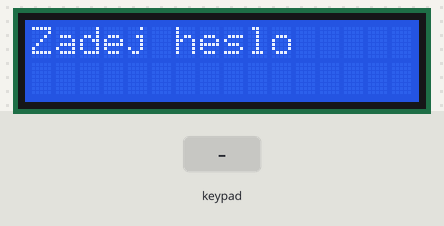
Simulated run of this sketch. Board: Arduino Uno, built with avr-gcc and run on an emulated ATmega328P. Parts: 16×2 character LCD. Inputs (shaded band) come from the test bench. What the sketch prints to the serial monitor is not drawn.

Above: at 1.2 s.
1.3 s: keypad keys 1 2 3 4 # pressed 0.4 s apart
At 3.8 s:
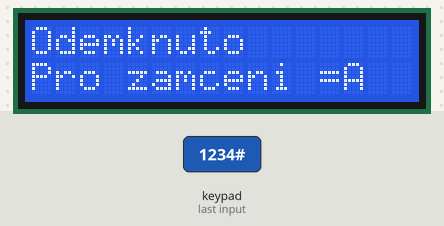
4.8 s: key 'A' pressed
At 5.7 s:
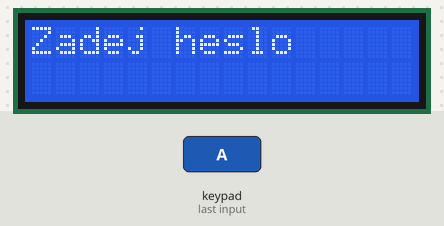
6.3 s: keypad keys 5 5 5 5 # pressed 0.4 s apart
At 8.4 s:
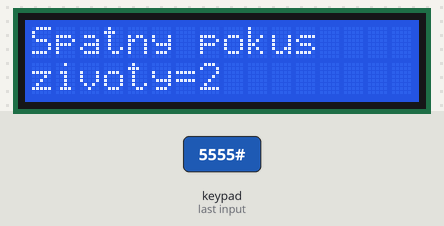
11.3 s: key 'B' pressed
At 12.5 s:
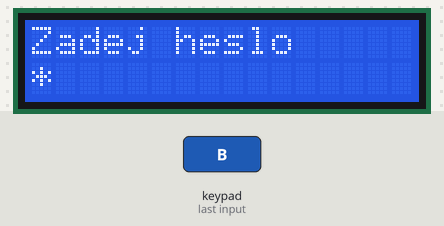
12.8 s: key '1' pressed
At 13.6 s:
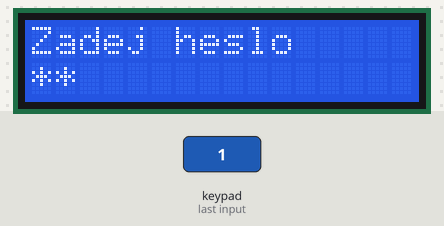
Timing chart, 0 to 15.3 s (numbered marks = the images above; inputs shaded):
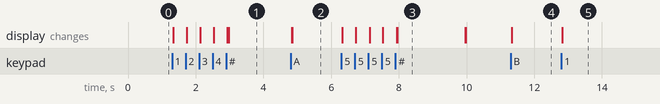

Measured:
- after the input at 1.3 s, the display: first changes at once (image 1 shows a later state)
- after the input at 4.8 s, the display: first changes at once (image 2 shows a later state)
- after the input at 6.3 s, the display: first changes at once (image 3 shows a later state)
- after the input at 11.3 s, the display: changes at once (image 4)
- after the input at 12.8 s, the display: changes at once (image 5)
- what the display in image 3 shows lasts 2.0 s, from 8.0 s to 10.0 s

The sketch:

ficos_keypa.ino
```cpp
//Takže pro začátek, nejjednoduší způsob jak vyřešit základní deklaraci klávesnice je zajít do "Soubor" --> "Příklady(examples)" --> "Keypad" --> "Hello keypad"
//Zbytek programu je popsán postupně, doporučil bych číst každý komentář, aby se předešlo chybám, je to +- stručné

//"Doufám že to bude helpful" - Fico making this at 2AM before school

#include <LiquidCrystal_I2C.h>
#include <Keypad.h>
LiquidCrystal_I2C lcd(0x27,16,2); //musí se určit podle vlastního připravku - v poznámkách dole nechám celý program na zjištění typu lcd v komentáři


const byte ROWS = 4; //four rows  //řady a sloupce upravíme podle klávesnice
const byte COLS = 4; //three columns
char keys[ROWS][COLS] = {  //deklarujeme podle vlastní klávesnice, podle toho upravíme i piny, stačí si s tím vyhrát a pomocí postupně testovat a zjisit jak jste to zapojili
                           // |                                                                                                //if (key){
                           // |                                                                                                //Serial.println(key);}
  {'1','2','3','A'},       // |
  {'4','5','6','B'},       // |
  {'7','8','9','C'},       // |
  {'*','0','#','D'}        // ˇ
};
byte rowPins[ROWS] = {5, 4, 3, 2}; //connect to the row pinouts of the keypad
byte colPins[COLS] = {8, 9, 7, 6}; //connect to the column pinouts of the keypad

char heslo[4] ;  //heslo do kterého zapisujeme, musíme určit velikost
char odem[] ="1234";  //heslo na odemykání
char sheslo[] ="5555"; //servisní heslo
Keypad keypad = Keypad( makeKeymap(keys), rowPins, colPins, ROWS, COLS );
 char key = keypad.getKey(); //pro zjíšťování kláves

 int i=0; //i - stav který používáme pro určování kolik potřebujem znaků, podle toho pracujeme s výpisem atd
int s=0; // s - počet správných čísel v hesle které se porovnává, otevře se pouze když je celé heslo stejné
int z=0; // z - stav který se nám otevře jakmile namačkáme 4 hodnoty a potvrdíme # a pustí nás ke kontrole
int hvezda=-1;  // hvezda - proměnná pro hvězdičku, která určuje jen její pozici při výpisu, musí být -1 protože jinak blbne
int hp=3;  // hp - počet pokusů, pokud klesne na 0 je nutno zadat servisní heslo
void setup(){

  Serial.begin(9600); //Deklarace sériových monitorů
  lcd.init(); // lcd.init nebo lcd.begin podle typu liquid_crystal knihovny
  lcd.backlight();
}

void loop(){
key = keypad.getKey();

 if(hp>0){  //pokud jsou pokusy větší než 0, celý program může jet
if(z==0){
  if(i==0){
    lcd.setCursor(0,0);  //nutno zadat lcd.setCursor jinak se to vypíše přes celé LCD
    lcd.print("Zadej heslo");

    }
   else if(i>0){   //pokud je i>0 tak zapisujeme na LCD ale vypisujeme jen *
        lcd.setCursor(0,0);
        lcd.print("Zadej heslo");
        lcd.setCursor(hvezda,1);
        lcd.print("*");
      }
    if(i<4){  //dokud není i<= 4 tak postupně zapisujeme do proměnné "heslo" - i<4 je protože se to zastaví na 4 a my požadujeme 4 číselný kód, automaticky po 4 se vypne tento if, tímpádem nemůžeme zadat víc čísel
      if (key){
    Serial.println(key);
    heslo[i]=key;
    i++;
    hvezda++;

  }

      }
   porovnavani(); //funkce kde se porovnává heslo s heslem na odemykání
 }

 else if(z==1){  //zde se přepneme na stav z==1, kde se vybírá mezi odemknutím a špatným pokusem podle zadaného hesla

        if(s==4){ //pokud je celé heslo správně

          odemknut();
          }
        else if(s!=4){ //pokud není celé heslo správně

          spatny();
          }


    }

  }
  else if(hp==0){ //pokud dojdou pokusy
    servisni();
    }

 /* if (key){
    Serial.println(key); //pouze pro zjištění a výpisu hodnot na sériový display, hodí se využívat při testování klávesnice postupně
  }

 */


}

void odemknut(){

  lcd.print("Odemknuto");
  lcd.setCursor(0,1);
  lcd.print("Pro zamceni =A   ");


  if(key == 'A'){ //na přepnutí z5 do hlavního programu
    i=0;
    s=0;
    z=0;
    hvezda=-1; //všechy hodnoty se musí vynulovat pro správnou funkci programu
    lcd.clear();
    }


  }

void spatny(){
 lcd.clear();
  lcd.print("Spatny pokus");
  lcd.setCursor(0,1);
  lcd.print("zivoty=");
     hp--;
  lcd.print(hp);
    z=0;  //výpis pokůsů s automatickým návratem do programu, POZOR!! odečet pokusů musí být před výpisem, jinak by to vypisovalo vždy hp+1;
    i=0;
    s=0;


    hvezda=-1;
    delay(2000);
    lcd.clear();


  }

 void porovnavani(){
   if(i==4 && key == '#'){ //porovnávání, pokud i==4 (což znamená že jsme dosáhli požadované délky kódu) a pokud zmáčkneme #
  for(i=0;i<4;i++){

    if(heslo[i] == odem[i])
    {
      s++; //porovnávání postupně
      }
      lcd.clear();
    z=1; //překlopení do stavu kde se vyhodnocuje jestli heslo bylo správné nebo ne
    }}
  }

 void servisni(){
  if(z==0){  //víceméně stejný postup jako ve "void loop" ale je lepší to napsat do funkce aby loop nebyl tak dlouhý
if(i==0){
    lcd.setCursor(0,0);
    lcd.print("Zadej servisni");

    }
   else if(i>0){
        lcd.setCursor(0,0);
        lcd.print("Zadej servisni");
        lcd.setCursor(hvezda,1);
        lcd.print("*");
      }
    if(i<4){
      if (key){
    Serial.println(key);
    heslo[i]=key;
    i++;
    hvezda++;

  }}
  if(i==4 && key == '#'){
  for(i=0;i<4;i++){

    if(heslo[i] == sheslo[i]) //jsou zde 2 rozdíly, kontroluje se zde servisní heslo
    {
      s++;
      }
      lcd.clear();
    z=1;
    }}
    }

 else if(z==1){
  if(s==4){  //zde se program ustálí znova do normálu, vyresetujou se všechny proměnné společně s pokusy
    hp=3;

    i=0;
    s=0;
    z=0;
    hvezda=-1;
    }
    else if(s!=4){  //a druhý rozdíl je že zde není počet pokusů, takže se to resetuje do té doby, dokud nezadáte správné servisní heslo, je to takový cheesy způsob ale hej, v zadání není řečeno jinak takže ez
    i=0;
    s=0;
    hvezda=-1;

      }
  } }


/* LCD
 #include <Wire.h>


void setup()
{
  Wire.begin();

  Serial.begin(9600);
  while (!Serial);             // Leonardo: wait for serial monitor
  Serial.println("\nI2C Scanner");
}


void loop()
{
  byte error, address;
  int nDevices;

  Serial.println("Scanning...");

  nDevices = 0;
  for(address = 1; address < 127; address++ )
  {
    // The i2c_scanner uses the return value of
    // the Write.endTransmisstion to see if
    // a device did acknowledge to the address.
    Wire.beginTransmission(address);
    error = Wire.endTransmission();

    if (error == 0)
    {
      Serial.print("I2C device found at address 0x");
      if (address<16)
        Serial.print("0");
      Serial.print(address,HEX);
      Serial.println("  !");

      nDevices++;
    }
    else if (error==4)
    {
      Serial.print("Unknown error at address 0x");
      if (address<16)
        Serial.print("0");
      Serial.println(address,HEX);
    }
  }
  if (nDevices == 0)
    Serial.println("No I2C devices found\n");
  else
    Serial.println("done\n");

  delay(5000);           // wait 5 seconds for next scan
}
 */


/*
 .
,, ━━━━-╮
╰┃ ┣▇━▇
 ┃ ┃  ╰━▅╮
 ╰┳╯ ╰━━┳╯G G
  ╰╮ ┳━━╯T Y 4
 ▕▔▋ ╰╮╭━╮ T U T O R I A L
╱▔╲▋╰━┻┻╮╲╱▔▔▔╲
▏Fiat  ▔▔Punto▔  O O┃
╲╱▔╲▂▂▂▂╱▔╲▂▂▂╱
 ▏╳▕▇▇▕ ▏╳▕▇▇▕
 ╲▂╱╲▂╱ ╲▂╱╲▂

 */
```
